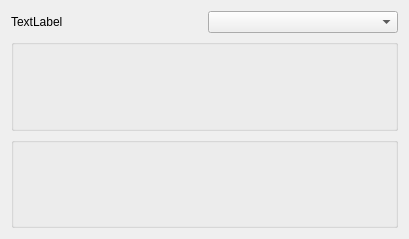
<?xml version="1.0" encoding="UTF-8"?>
<ui version="4.0">
 <class>Form</class>
 <widget class="QWidget" name="Form">
  <property name="geometry">
   <rect>
    <x>0</x>
    <y>0</y>
    <width>409</width>
    <height>239</height>
   </rect>
  </property>
  <property name="windowTitle">
   <string>Form</string>
  </property>
  <layout class="QVBoxLayout" name="verticalLayout">
   <item>
    <layout class="QHBoxLayout" name="horizontalLayout">
     <item>
      <widget class="QLabel" name="label">
       <property name="text">
        <string>TextLabel</string>
       </property>
      </widget>
     </item>
     <item>
      <widget class="QComboBox" name="comboBox"/>
     </item>
    </layout>
   </item>
   <item>
    <widget class="QGroupBox" name="gridGroupBox">
     <layout class="QGridLayout" name="gridLayout"/>
    </widget>
   </item>
   <item>
    <widget class="QGroupBox" name="gridGroupBox_2">
     <layout class="QGridLayout" name="gridLayout_2"/>
    </widget>
   </item>
  </layout>
 </widget>
 <resources/>
 <connections/>
</ui>
